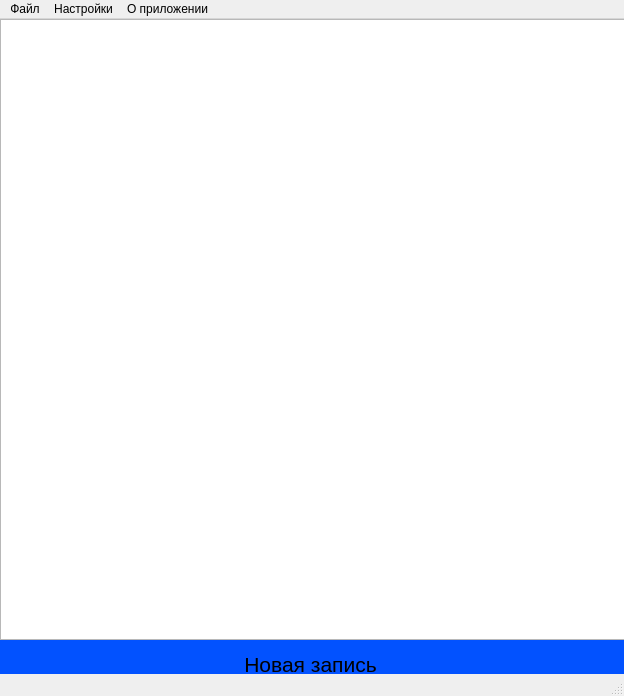
<?xml version="1.0" encoding="UTF-8"?>
<ui version="4.0">
 <class>MainWindow</class>
 <widget class="QMainWindow" name="MainWindow">
  <property name="geometry">
   <rect>
    <x>0</x>
    <y>0</y>
    <width>624</width>
    <height>696</height>
   </rect>
  </property>
  <property name="windowTitle">
   <string>MainWindow</string>
  </property>
  <widget class="QWidget" name="centralwidget">
   <widget class="QPushButton" name="pushButton">
    <property name="geometry">
     <rect>
      <x>-10</x>
      <y>620</y>
      <width>641</width>
      <height>51</height>
     </rect>
    </property>
    <property name="font">
     <font>
      <family>Microsoft YaHei UI</family>
      <pointsize>16</pointsize>
     </font>
    </property>
    <property name="styleSheet">
     <string notr="true">background-color: rgb(2, 82, 255);
border-radius: 90;</string>
    </property>
    <property name="text">
     <string>Новая запись</string>
    </property>
   </widget>
   <widget class="QListWidget" name="listWidget">
    <property name="geometry">
     <rect>
      <x>0</x>
      <y>0</y>
      <width>631</width>
      <height>621</height>
     </rect>
    </property>
   </widget>
  </widget>
  <widget class="QMenuBar" name="menubar">
   <property name="geometry">
    <rect>
     <x>0</x>
     <y>0</y>
     <width>624</width>
     <height>22</height>
    </rect>
   </property>
   <widget class="QMenu" name="menuPlain">
    <property name="title">
     <string>Файл</string>
    </property>
   </widget>
   <widget class="QMenu" name="menu">
    <property name="title">
     <string>Настройки</string>
    </property>
   </widget>
   <widget class="QMenu" name="menu_2">
    <property name="title">
     <string>О приложении</string>
    </property>
   </widget>
   <addaction name="menuPlain"/>
   <addaction name="menu"/>
   <addaction name="menu_2"/>
  </widget>
  <widget class="QStatusBar" name="statusbar"/>
 </widget>
 <resources/>
 <connections/>
</ui>
